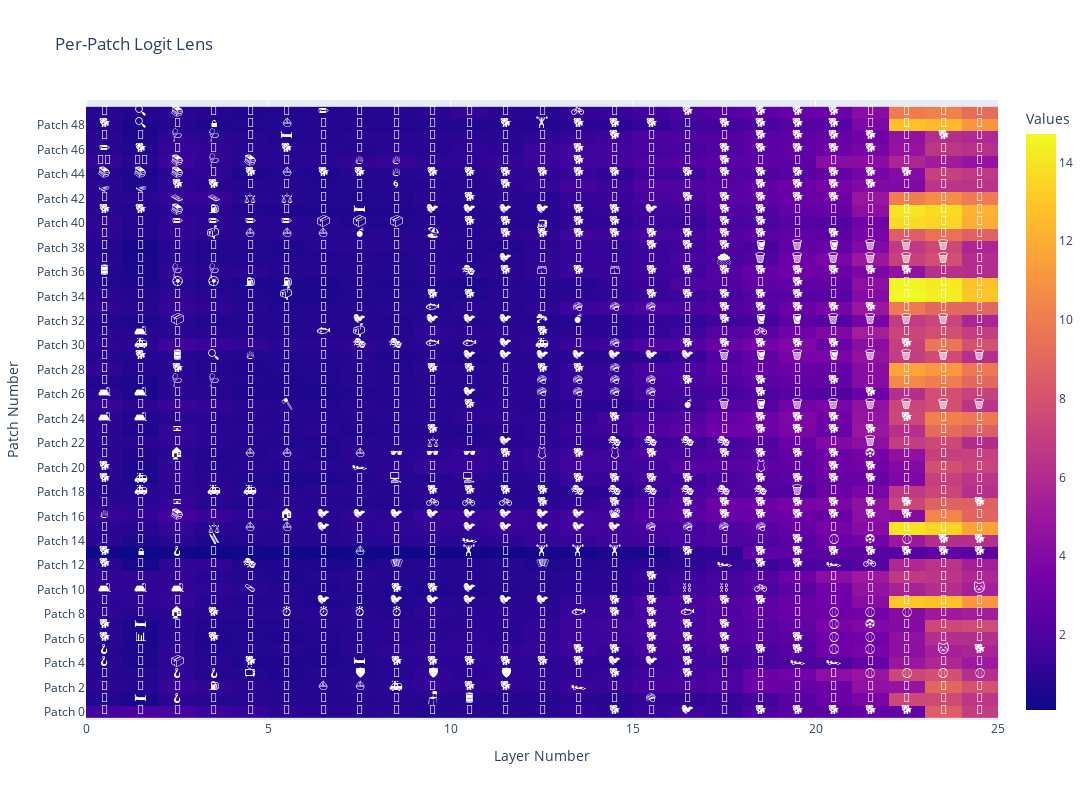

Write notebook code for a chart like this one.
### Code cell
patch_logit_directions = get_patch_logit_directions(cache)
patch_dictionary = get_patch_logit_dictionary(patch_logit_directions, batch_idx=0, rank_label=False)

display_patch_logit_lens(patch_dictionary)
